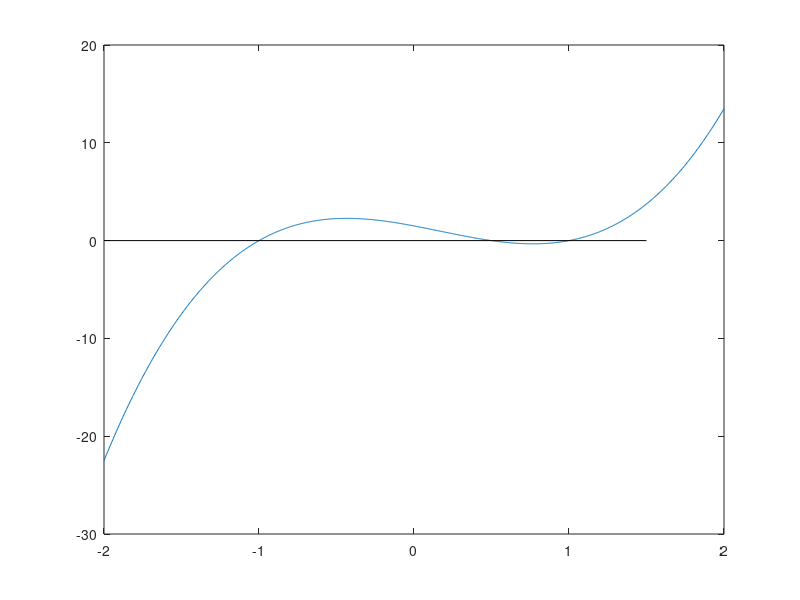

Here is the MATLAB script that generated this plot: (Note: this script raises an error after producing the figure.)
addpath(pwd)
addpath("../utils/")
func = @(x) 3 .* (x + 1) .* (x - 0.5) .* (x - 1);
x = linspace(-2, 2, 1000);
y = func(x);
xmin = -2;
xmax = 1.5;
plot(x, y)
line("xdata", [-2, 1.5], "ydata", [0, 0])

[p, h] = biseccion(func, xmin, xmax, 4, 1e-8);
disp(p);
disp(h(1, end))
line("xdata", [p, p],"ydata", [-1,1], "lineWidth", 1)
pause;